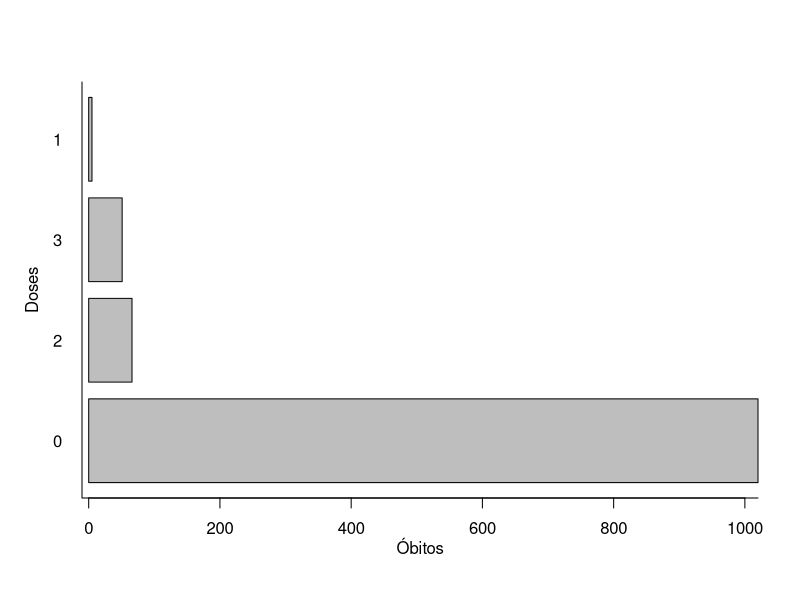

Generate this figure with R:

if (!("readxl") %in% installed.packages()) install.packages("readxl")
library(readxl)
covid_19_bauru_mortes <- read_excel("./dados/covid_19_bauru_mortes.xlsx", col_types=c("text"))
covid_19_bauru_mortes[is.na(covid_19_bauru_mortes)] <- c("0")
doses <- table(covid_19_bauru_mortes$doses_vacina)

barplot(sort(doses, decreasing=TRUE),
        horiz = TRUE,
        las = 1)
mtext(side = 1, text = "Óbitos", line = 2)
mtext(side = 2, text = "Doses", line = 2)
box(bty = "L")